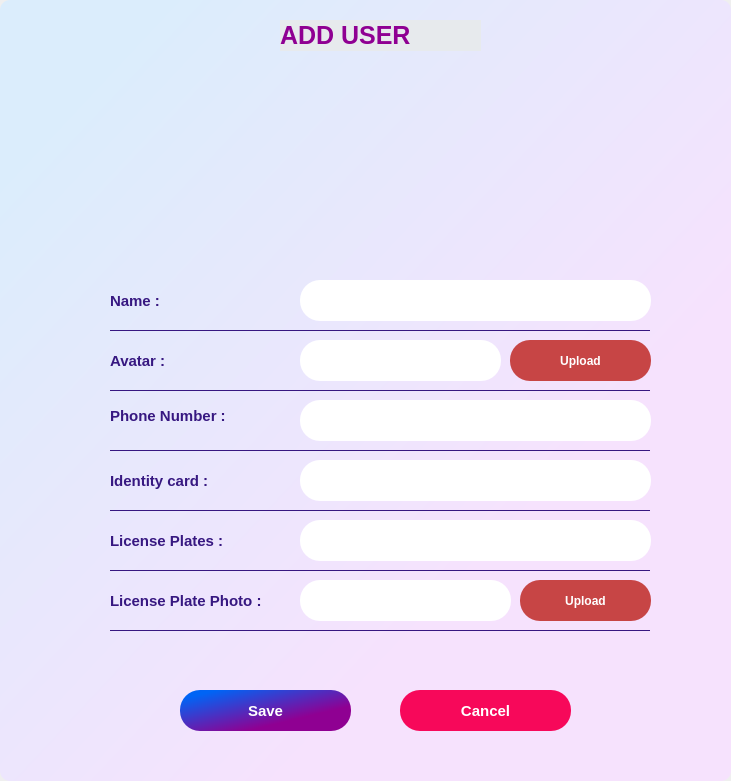
<?xml version="1.0" encoding="UTF-8"?>
<ui version="4.0">
 <class>Dialog</class>
 <widget class="QDialog" name="Dialog">
  <property name="geometry">
   <rect>
    <x>0</x>
    <y>0</y>
    <width>731</width>
    <height>781</height>
   </rect>
  </property>
  <property name="windowTitle">
   <string>Dialog</string>
  </property>
  <widget class="QGroupBox" name="groupBox_4">
   <property name="geometry">
    <rect>
     <x>0</x>
     <y>0</y>
     <width>731</width>
     <height>781</height>
    </rect>
   </property>
   <property name="mouseTracking">
    <bool>true</bool>
   </property>
   <property name="tabletTracking">
    <bool>false</bool>
   </property>
   <property name="styleSheet">
    <string notr="true">QGroupBox{
	background-color: #e7eaed;
    border: none;
background-color: qlineargradient(spread:pad, x1:1, y1:1, x2:0, y2:0, stop:0.306818 rgb(246,226,253), stop:0.886364 rgb(219,237,252));
    border-radius: 10px
}</string>
   </property>
   <property name="title">
    <string/>
   </property>
   <property name="checkable">
    <bool>false</bool>
   </property>
   <widget class="QLabel" name="label_15">
    <property name="geometry">
     <rect>
      <x>110</x>
      <y>290</y>
      <width>91</width>
      <height>21</height>
     </rect>
    </property>
    <property name="font">
     <font>
      <family>Segoe UI</family>
      <pointsize>11</pointsize>
      <weight>75</weight>
      <bold>true</bold>
     </font>
    </property>
    <property name="styleSheet">
     <string notr="true">QLabel {
	color: #371881;
}</string>
    </property>
    <property name="text">
     <string>Name :</string>
    </property>
   </widget>
   <widget class="QLineEdit" name="txtName">
    <property name="geometry">
     <rect>
      <x>300</x>
      <y>280</y>
      <width>351</width>
      <height>41</height>
     </rect>
    </property>
    <property name="font">
     <font>
      <family>Segoe UI</family>
      <pointsize>10</pointsize>
      <weight>75</weight>
      <bold>true</bold>
     </font>
    </property>
    <property name="styleSheet">
     <string notr="true">QLineEdit{
	border-radius: 20px;
	padding-left: 12px;
	color: #371881;
}</string>
    </property>
    <property name="text">
     <string/>
    </property>
   </widget>
   <widget class="QLabel" name="label_16">
    <property name="geometry">
     <rect>
      <x>280</x>
      <y>20</y>
      <width>201</width>
      <height>31</height>
     </rect>
    </property>
    <property name="font">
     <font>
      <family>Segoe UI</family>
      <pointsize>19</pointsize>
      <weight>75</weight>
      <bold>true</bold>
     </font>
    </property>
    <property name="styleSheet">
     <string notr="true">QLabel {
	color: qlineargradient(spread:pad, x1:1, y1:1, x2:0, y2:0, stop:0.306818 rgba(143, 0, 146, 255), stop:0.886364 rgba(0, 100, 245, 255));
 background-color: #e7eaed;
}</string>
    </property>
    <property name="text">
     <string>ADD USER</string>
    </property>
   </widget>
   <widget class="QLabel" name="label_2">
    <property name="geometry">
     <rect>
      <x>110</x>
      <y>570</y>
      <width>540</width>
      <height>1</height>
     </rect>
    </property>
    <property name="styleSheet">
     <string notr="true">QLabel {
	background-color: #371881;
}</string>
    </property>
    <property name="text">
     <string/>
    </property>
   </widget>
   <widget class="QLabel" name="label_17">
    <property name="geometry">
     <rect>
      <x>110</x>
      <y>350</y>
      <width>91</width>
      <height>21</height>
     </rect>
    </property>
    <property name="font">
     <font>
      <family>Segoe UI</family>
      <pointsize>11</pointsize>
      <weight>75</weight>
      <bold>true</bold>
     </font>
    </property>
    <property name="styleSheet">
     <string notr="true">QLabel {
	color: #371881;
}</string>
    </property>
    <property name="text">
     <string>Avatar :</string>
    </property>
   </widget>
   <widget class="QLabel" name="label_21">
    <property name="geometry">
     <rect>
      <x>110</x>
      <y>400</y>
      <width>141</width>
      <height>31</height>
     </rect>
    </property>
    <property name="font">
     <font>
      <family>Segoe UI</family>
      <pointsize>11</pointsize>
      <weight>75</weight>
      <bold>true</bold>
     </font>
    </property>
    <property name="styleSheet">
     <string notr="true">QLabel {
	color: #371881;
}</string>
    </property>
    <property name="text">
     <string>Phone Number :</string>
    </property>
   </widget>
   <widget class="QLabel" name="label_27">
    <property name="geometry">
     <rect>
      <x>110</x>
      <y>530</y>
      <width>131</width>
      <height>21</height>
     </rect>
    </property>
    <property name="font">
     <font>
      <family>Segoe UI</family>
      <pointsize>11</pointsize>
      <weight>75</weight>
      <bold>true</bold>
     </font>
    </property>
    <property name="styleSheet">
     <string notr="true">QLabel {
	color: #371881;
}</string>
    </property>
    <property name="text">
     <string>License Plates :</string>
    </property>
   </widget>
   <widget class="QLabel" name="label_28">
    <property name="geometry">
     <rect>
      <x>110</x>
      <y>590</y>
      <width>181</width>
      <height>21</height>
     </rect>
    </property>
    <property name="font">
     <font>
      <family>Segoe UI</family>
      <pointsize>11</pointsize>
      <weight>75</weight>
      <bold>true</bold>
     </font>
    </property>
    <property name="styleSheet">
     <string notr="true">QLabel {
	color: #371881;
}</string>
    </property>
    <property name="text">
     <string>License Plate Photo :</string>
    </property>
   </widget>
   <widget class="QLabel" name="label_29">
    <property name="geometry">
     <rect>
      <x>110</x>
      <y>470</y>
      <width>131</width>
      <height>21</height>
     </rect>
    </property>
    <property name="font">
     <font>
      <family>Segoe UI</family>
      <pointsize>11</pointsize>
      <weight>75</weight>
      <bold>true</bold>
     </font>
    </property>
    <property name="styleSheet">
     <string notr="true">QLabel {
	color: #371881;
}</string>
    </property>
    <property name="text">
     <string>Identity card :</string>
    </property>
   </widget>
   <widget class="QLabel" name="label_4">
    <property name="geometry">
     <rect>
      <x>110</x>
      <y>630</y>
      <width>540</width>
      <height>1</height>
     </rect>
    </property>
    <property name="styleSheet">
     <string notr="true">QLabel {
	background-color: #371881;
}</string>
    </property>
    <property name="text">
     <string/>
    </property>
   </widget>
   <widget class="QLabel" name="label_5">
    <property name="geometry">
     <rect>
      <x>110</x>
      <y>330</y>
      <width>540</width>
      <height>1</height>
     </rect>
    </property>
    <property name="styleSheet">
     <string notr="true">QLabel {
	background-color: #371881;
}</string>
    </property>
    <property name="text">
     <string/>
    </property>
   </widget>
   <widget class="QLabel" name="label_6">
    <property name="geometry">
     <rect>
      <x>110</x>
      <y>390</y>
      <width>540</width>
      <height>1</height>
     </rect>
    </property>
    <property name="styleSheet">
     <string notr="true">QLabel {
	background-color: #371881;
}</string>
    </property>
    <property name="text">
     <string/>
    </property>
   </widget>
   <widget class="QLabel" name="label_8">
    <property name="geometry">
     <rect>
      <x>110</x>
      <y>450</y>
      <width>540</width>
      <height>1</height>
     </rect>
    </property>
    <property name="styleSheet">
     <string notr="true">QLabel {
	background-color: #371881;
}</string>
    </property>
    <property name="text">
     <string/>
    </property>
   </widget>
   <widget class="QLabel" name="label_12">
    <property name="geometry">
     <rect>
      <x>110</x>
      <y>510</y>
      <width>540</width>
      <height>1</height>
     </rect>
    </property>
    <property name="styleSheet">
     <string notr="true">QLabel {
	background-color: #371881;
}</string>
    </property>
    <property name="text">
     <string/>
    </property>
   </widget>
   <widget class="QPushButton" name="btnSave">
    <property name="geometry">
     <rect>
      <x>180</x>
      <y>690</y>
      <width>171</width>
      <height>41</height>
     </rect>
    </property>
    <property name="font">
     <font>
      <family>Segoe UI</family>
      <pointsize>11</pointsize>
      <weight>75</weight>
      <bold>true</bold>
     </font>
    </property>
    <property name="cursor">
     <cursorShape>OpenHandCursor</cursorShape>
    </property>
    <property name="styleSheet">
     <string notr="true">QPushButton#btnSave:hover:!pressed {
    opacity: 0.7;
	border-radius: 20px;
}
QPushButton#btnSave {
   background-color: #371881;
background-color: qlineargradient(spread:pad, x1:1, y1:1, x2:0, y2:0, stop:0.306818 rgba(143, 0, 146, 255), stop:0.886364 rgba(0, 100, 245, 255));
   border : none;
   color: white;
   border-radius: 20px;
}</string>
    </property>
    <property name="text">
     <string>Save</string>
    </property>
   </widget>
   <widget class="QPushButton" name="btnCancel">
    <property name="geometry">
     <rect>
      <x>400</x>
      <y>690</y>
      <width>171</width>
      <height>41</height>
     </rect>
    </property>
    <property name="font">
     <font>
      <family>Segoe UI</family>
      <pointsize>11</pointsize>
      <weight>75</weight>
      <bold>true</bold>
     </font>
    </property>
    <property name="cursor">
     <cursorShape>OpenHandCursor</cursorShape>
    </property>
    <property name="styleSheet">
     <string notr="true">
QPushButton#btnCancel {
   background-color:#f7085a;
   border : none;
   color: white;
   border-radius: 20px;
}</string>
    </property>
    <property name="text">
     <string>Cancel</string>
    </property>
   </widget>
   <widget class="QLabel" name="label_13">
    <property name="enabled">
     <bool>true</bool>
    </property>
    <property name="geometry">
     <rect>
      <x>280</x>
      <y>90</y>
      <width>171</width>
      <height>141</height>
     </rect>
    </property>
    <property name="tabletTracking">
     <bool>false</bool>
    </property>
    <property name="styleSheet">
     <string notr="true">
 border-radius:50px;
</string>
    </property>
    <property name="frameShape">
     <enum>QFrame::NoFrame</enum>
    </property>
    <property name="frameShadow">
     <enum>QFrame::Plain</enum>
    </property>
    <property name="text">
     <string/>
    </property>
    <property name="pixmap">
     <pixmap>../imageUI/user_icon_149329.png</pixmap>
    </property>
    <property name="scaledContents">
     <bool>true</bool>
    </property>
   </widget>
   <widget class="QLineEdit" name="txtPhoneNumber">
    <property name="geometry">
     <rect>
      <x>300</x>
      <y>400</y>
      <width>351</width>
      <height>41</height>
     </rect>
    </property>
    <property name="font">
     <font>
      <family>Segoe UI</family>
      <pointsize>10</pointsize>
      <weight>75</weight>
      <bold>true</bold>
     </font>
    </property>
    <property name="styleSheet">
     <string notr="true">QLineEdit{
	border-radius: 20px;
	padding-left: 12px;
	color: #371881;
}</string>
    </property>
    <property name="text">
     <string/>
    </property>
   </widget>
   <widget class="QLineEdit" name="txtIdentityCard">
    <property name="geometry">
     <rect>
      <x>300</x>
      <y>460</y>
      <width>351</width>
      <height>41</height>
     </rect>
    </property>
    <property name="font">
     <font>
      <family>Segoe UI</family>
      <pointsize>10</pointsize>
      <weight>75</weight>
      <bold>true</bold>
     </font>
    </property>
    <property name="styleSheet">
     <string notr="true">QLineEdit{
	border-radius: 20px;
	padding-left: 12px;
	color: #371881;
}</string>
    </property>
    <property name="text">
     <string/>
    </property>
   </widget>
   <widget class="QLineEdit" name="txtLicensePlates">
    <property name="geometry">
     <rect>
      <x>300</x>
      <y>520</y>
      <width>351</width>
      <height>41</height>
     </rect>
    </property>
    <property name="font">
     <font>
      <family>Segoe UI</family>
      <pointsize>10</pointsize>
      <weight>75</weight>
      <bold>true</bold>
     </font>
    </property>
    <property name="styleSheet">
     <string notr="true">QLineEdit{
	border-radius: 20px;
	padding-left: 12px;
	color: #371881;
}</string>
    </property>
    <property name="text">
     <string/>
    </property>
   </widget>
   <widget class="QLineEdit" name="txtPlateImage">
    <property name="enabled">
     <bool>false</bool>
    </property>
    <property name="geometry">
     <rect>
      <x>300</x>
      <y>580</y>
      <width>211</width>
      <height>41</height>
     </rect>
    </property>
    <property name="font">
     <font>
      <family>Segoe UI</family>
      <pointsize>10</pointsize>
      <weight>75</weight>
      <bold>true</bold>
     </font>
    </property>
    <property name="styleSheet">
     <string notr="true">QLineEdit{
	border-radius: 20px;
	padding-left: 12px;
	color: #371881;
}</string>
    </property>
    <property name="text">
     <string/>
    </property>
   </widget>
   <widget class="QPushButton" name="btnImagePlate">
    <property name="geometry">
     <rect>
      <x>520</x>
      <y>580</y>
      <width>131</width>
      <height>41</height>
     </rect>
    </property>
    <property name="font">
     <font>
      <family>Segoe UI</family>
      <pointsize>9</pointsize>
      <weight>75</weight>
      <bold>true</bold>
     </font>
    </property>
    <property name="cursor">
     <cursorShape>OpenHandCursor</cursorShape>
    </property>
    <property name="styleSheet">
     <string notr="true">QPushButton#btnImagePlate:hover:!pressed {
    opacity: 0.7;
	border-radius: 20px;
}
QPushButton#btnImagePlate {
   background-color: #371881;
background-color: #c74545;
   border : none;
   color: white;
   border-radius: 20px;
}</string>
    </property>
    <property name="text">
     <string>Upload</string>
    </property>
    <property name="icon">
     <iconset>
      <normaloff>../imageUI/photo.png</normaloff>../imageUI/photo.png</iconset>
    </property>
    <property name="iconSize">
     <size>
      <width>23</width>
      <height>23</height>
     </size>
    </property>
   </widget>
   <widget class="QLineEdit" name="txtAvatar">
    <property name="enabled">
     <bool>false</bool>
    </property>
    <property name="geometry">
     <rect>
      <x>300</x>
      <y>340</y>
      <width>201</width>
      <height>41</height>
     </rect>
    </property>
    <property name="font">
     <font>
      <family>Segoe UI</family>
      <pointsize>10</pointsize>
      <weight>75</weight>
      <bold>true</bold>
     </font>
    </property>
    <property name="styleSheet">
     <string notr="true">QLineEdit{
	border-radius: 20px;
	padding-left: 12px;
	color: #371881;
}</string>
    </property>
    <property name="text">
     <string/>
    </property>
   </widget>
  </widget>
  <widget class="QPushButton" name="btnImageAvatar">
   <property name="geometry">
    <rect>
     <x>510</x>
     <y>340</y>
     <width>141</width>
     <height>41</height>
    </rect>
   </property>
   <property name="font">
    <font>
     <family>Segoe UI</family>
     <pointsize>9</pointsize>
     <weight>75</weight>
     <bold>true</bold>
    </font>
   </property>
   <property name="cursor">
    <cursorShape>OpenHandCursor</cursorShape>
   </property>
   <property name="styleSheet">
    <string notr="true">QPushButton#btnImageAvatar:hover:!pressed {
    opacity: 0.7;
	border-radius: 20px;
}
QPushButton#btnImageAvatar {
   background-color: #371881;
background-color: #c74545;
   border : none;
   color: white;
   border-radius: 20px;
}</string>
   </property>
   <property name="text">
    <string>Upload</string>
   </property>
   <property name="icon">
    <iconset>
     <normaloff>../imageUI/photo.png</normaloff>../imageUI/photo.png</iconset>
   </property>
   <property name="iconSize">
    <size>
     <width>23</width>
     <height>23</height>
    </size>
   </property>
  </widget>
 </widget>
 <resources/>
 <connections/>
</ui>
